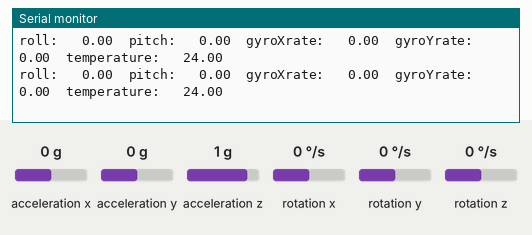
A sketch run on a simulated Arduino Uno, built with avr-gcc and run on an emulated ATmega328P. Parts: the last lines printed to the serial monitor. Wiring (inferred from the names in the program): MPU-6050 motion sensor at I2C address 0x68. Inputs (shaded band) come from the test bench; at power-on: acceleration x 0 g, acceleration y 0 g, acceleration z 1 g, rotation x 0 °/s, rotation y 0 °/s, rotation z 0 °/s.

Above: at 1.2 s.
1.3 s: acceleration x set to -1.4 g
At 1.43 s:
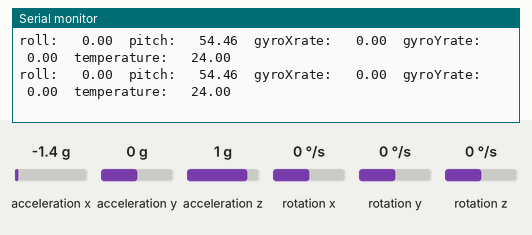
4.3 s: acceleration y set to -1.4 g
At 4.37 s:
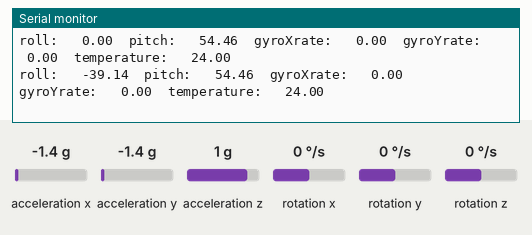
5.8 s: acceleration z set to -1.4 g
At 5.89 s:
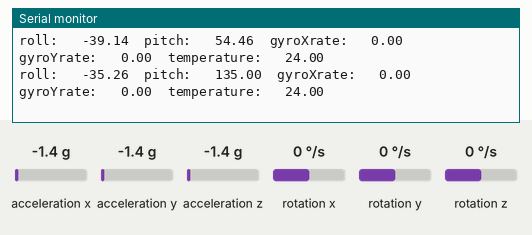
8.8 s: rotation x set to -192 °/s
At 8.84 s:
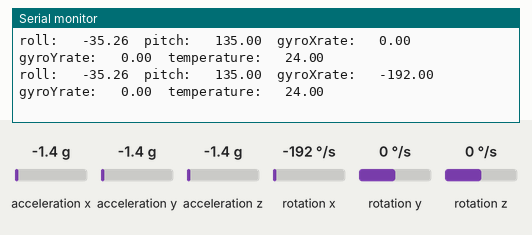
11.8 s: rotation y set to -192 °/s
At 11.89 s:
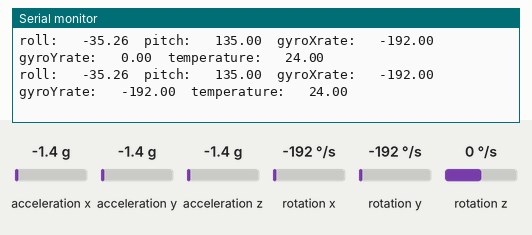
14.8 s: acceleration x set to 0 g
At 14.83 s:
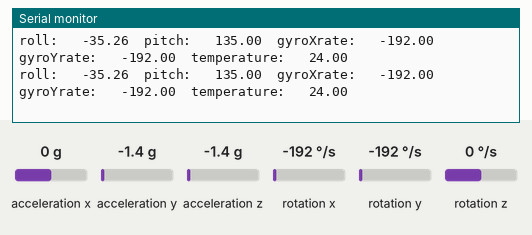
Timing chart, 0 to 17.8 s (numbered marks = the images above; inputs shaded):
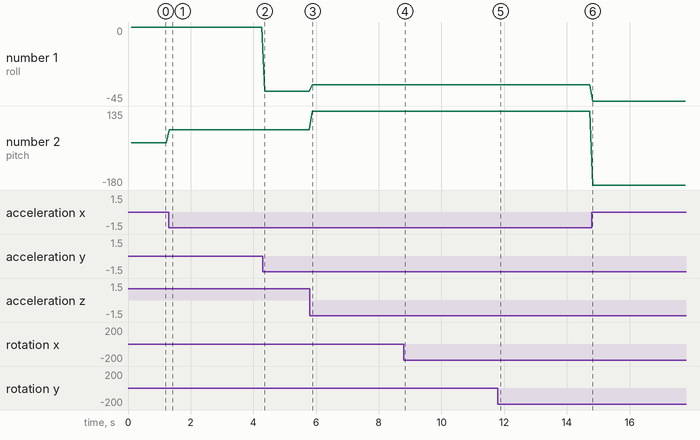

The sketch:

IMU_0.ino
```cpp
// (licence header left out)
/* Copyright (C) 2016 Gabriele Biucchi. All rights reserved.

 This software may be distributed and modified under the terms of the GNU
 General Public License version 2 (GPL2) as published by the Free Software
 Foundation and appearing in the file GPL2.TXT included in the packaging of
 this file. Please note that GPL2 Section 2[b] requires that all works based
 on this software must also be made publicly available under the terms of
 the GPL2 ("Copyleft").

 Contact information
 -------------------

 Gabriele Biucchi, IPC Verri
 Web      :  http://www.ecotux.com
 e-mail   :  mrecotux@gmail.com
 */

#include <Wire.h>

// IMU Data
const int MPU_addr = 0x68;    // I2C address of the MPU-6050
double accX, accY, accZ;
double gyroX, gyroY, gyroZ;
int16_t tempRaw;

// RAW values
double roll, pitch;            // RAW roll & pitch from accelerometer
double gyroXrate, gyroYrate;   // RAW gyro rates
double temperature = 0.0;

// Writing to serial
unsigned long oldTmpSerial = 0;
unsigned long tmpSerial = 0;


void setup() {

  Serial.begin(9600);

// Initialize IMU
  Wire.begin();
  Wire.beginTransmission(MPU_addr);
  Wire.write(0x6B);  // PWR_MGMT_1 register
  Wire.write(0);     // set to zero (wakes up the MPU-6050)
  Wire.endTransmission(true);

}

void loop() {

/*******
  RAW values
*******/
// Update all RAW values: accX, accY, accZ, tempRaw, gyroX, gyroY, gyroZ;
  Wire.beginTransmission(MPU_addr);
  Wire.write(0x3B);  // starting with register 0x3B (ACCEL_XOUT_H)
  Wire.endTransmission(false);
  Wire.requestFrom(MPU_addr,14,true);  // request a total of 14 registers
  accX = Wire.read() << 8 | Wire.read();  // 0x3B (ACCEL_XOUT_H) & 0x3C (ACCEL_XOUT_L)
  accY = Wire.read() << 8 | Wire.read();  // 0x3D (ACCEL_YOUT_H) & 0x3E (ACCEL_YOUT_L)
  accZ = Wire.read() << 8 | Wire.read();  // 0x3F (ACCEL_ZOUT_H) & 0x40 (ACCEL_ZOUT_L)
  tempRaw = Wire.read() << 8 | Wire.read();  // 0x41 (TEMP_OUT_H) & 0x42 (TEMP_OUT_L)
  gyroX = Wire.read() << 8 | Wire.read();  // 0x43 (GYRO_XOUT_H) & 0x44 (GYRO_XOUT_L)
  gyroY = Wire.read() << 8 | Wire.read();  // 0x45 (GYRO_YOUT_H) & 0x46 (GYRO_YOUT_L)
  gyroZ = Wire.read() << 8 | Wire.read();  // 0x47 (GYRO_ZOUT_H) & 0x48 (GYRO_ZOUT_L)
  // RAW values updated
//
// Suppongo NO "RESTRICT_PITCH"
// ovvero:
// "roll" varia da -90 a +90 gradi: -90 < roll < 90
// "pitch" varia da -180 a +180 gradi: -180 < pitch <= 180
//
// RAW roll & pitch from accelerometer
  roll  = atan(accY / sqrt(accX * accX + accZ * accZ)) * RAD_TO_DEG;
  pitch = atan2(-accX, accZ) * RAD_TO_DEG;
// RAW gyro rates
  gyroXrate = gyroX / 131.0; // Convert to deg/s
  gyroYrate = gyroY / 131.0; // Convert to deg/s
// RAW Temperature
  temperature = (double)tempRaw / 340.0 + 36.53;

/*******
  Print data
*******/
  tmpSerial = millis();
  if(tmpSerial - oldTmpSerial > 100 ) {
    oldTmpSerial = tmpSerial;

#if 0 // Set to 1 to activate
  Serial.print(accX); Serial.print("\t");
  Serial.print(accY); Serial.print("\t");
  Serial.print(accZ); Serial.print("\t");

  Serial.print(gyroX); Serial.print("\t");
  Serial.print(gyroY); Serial.print("\t");
  Serial.print(gyroZ); Serial.print("\t");
#endif

    Serial.print("roll: "); Serial.print("\t");
    Serial.print(roll); Serial.print("\t");

    Serial.print("pitch: "); Serial.print("\t");
    Serial.print(pitch); Serial.print("\t");

    Serial.print("gyroXrate: "); Serial.print("\t");
    Serial.print(gyroXrate); Serial.print("\t");

    Serial.print("gyroYrate: "); Serial.print("\t");
    Serial.print(gyroYrate); Serial.print("\t");

    Serial.print("temperature: "); Serial.print("\t");
    Serial.print(temperature); Serial.print("\t");

    Serial.print("\r\n");
  }
}
```

Measured:
- after the input at 1.3 s, the serial monitor: prints a new line at once (image 1)
- after the input at 4.3 s, the serial monitor: prints a new line after 0.06 s (image 2)
- after the input at 5.8 s, the serial monitor: prints a new line after 0.08 s (image 3)
- after the input at 8.8 s, the serial monitor: prints a new line at once (image 4)
- after the input at 11.8 s, the serial monitor: prints a new line after 0.08 s (image 5)
- plotted number 1: 0 → -39.14 after the input at 4.3 s, -39.14 → -35.26 after the input at 5.8 s, -35.26 → -45 after the input at 14.8 s
- plotted number 2: 0 → 54.46 after the input at 1.3 s, 54.46 → 135 after the input at 5.8 s, 135 → -180 after the input at 14.8 s
